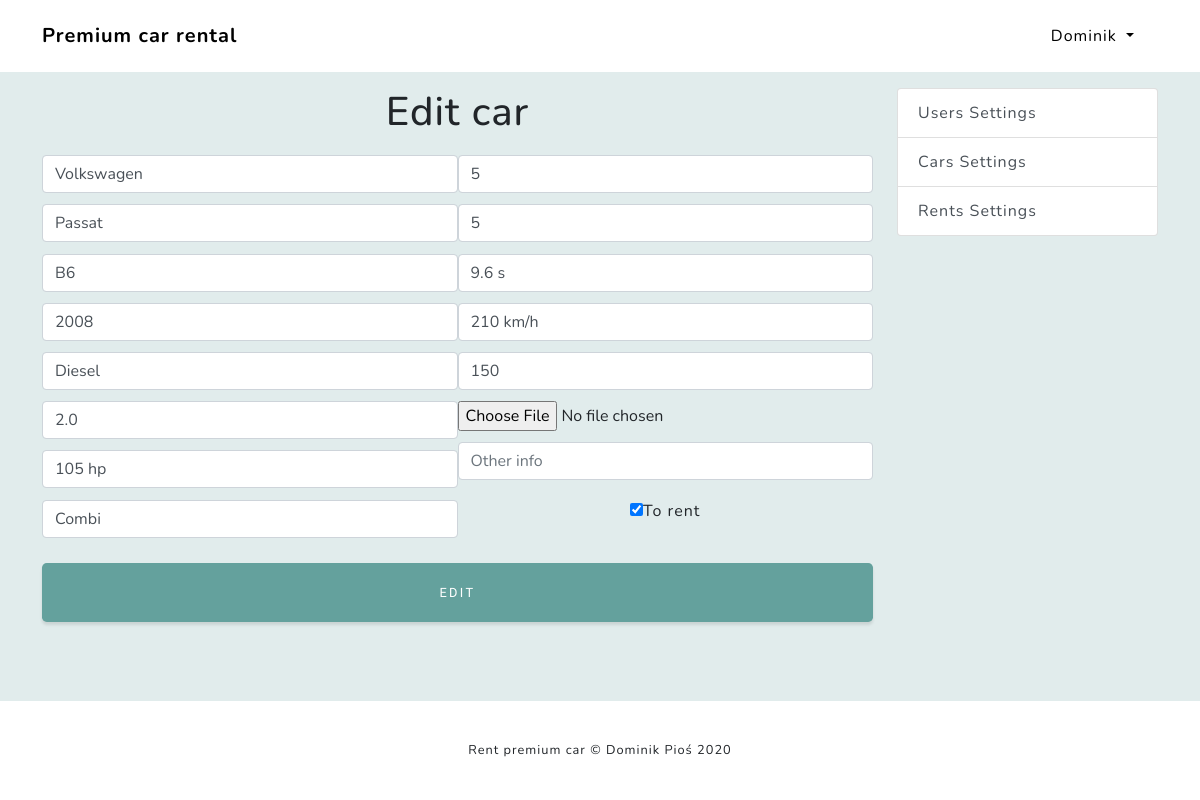
Screenshot of /caredit/1/ (signed in) with the database file from the repository.
### cars/models.py (models this page shows, shortened)
class Car(models.Model):
	brand					= models.CharField(max_length=40)
	model 					= models.CharField(max_length=40)
	generation				= models.CharField(max_length=10, null=True, blank=True)
	year_of_production		= models.IntegerField()
	fuel_type				= models.CharField(max_length=40)
	engine					= models.CharField(max_length=10)
	hourse_power			= models.CharField(max_length=10, default='0 hp')
	body_type				= models.CharField(max_length=40)
	seats					= models.IntegerField(default=5)
	doors					= models.IntegerField(default=5)
	acceleration 			= models.CharField(max_length=10)
	max_speed				= models.CharField(max_length=10)
	image					= models.ImageField(upload_to='carimages/')
	to_rent					= models.BooleanField(default=False)
	other_info				= models.TextField(blank=True)
	price					= models.IntegerField()
	class Meta:
		ordering = ('brand',)

### sets/views.py (the view, shortened to what this page needs)
# urls.py: path('caredit/<int:id>/', CarEdit.as_view(), name='car-edit'),
@method_decorator(staff_user, name='dispatch')
class CarEdit(View):
	template_name = 'car_edit.html'
	form = CarCreateForm
	context = {
		'title': 'Car edit',
	}
	def get(self, request, id):
		car = get_object_or_404(Car, pk=id)
		self.form = CarCreateForm(None, instance=car)
		self.context['form'] = self.form
		return render(request, self.template_name, self.context)

### sets/views.py (called while the page is built)
def staff_user(view_func):
	decorated_view_func = login_required(user_staff_required(view_func))
	return decorated_view_func

### sets/templates/car_edit.html (shortened to what this page needs)
{% extends 'settingsBase.html' %}
{% load static %}
{% block css %}
		<link rel="stylesheet" href="{% static 'css/form.css' %}">
{% endblock css %}
{% block content %}		<form method="POST" enctype="multipart/form-data">
						<div class="banner">
							<h1>Edit car</h1>
						</div>
						<div class="left">
							{{ form.brand }}
							{{ form.model }}
							{{ form.generation }}
							{{ form.year_of_production }}
							{{ form.fuel_type }}
							{{ form.engine }}
							{{ form.hourse_power }}
							{{ form.body_type }}
						</div>
						<div class="right">
							{{ form.seats }}
							{{ form.doors }}
							{{ form.acceleration }}
							{{ form.max_speed }}
							{{ form.price }}
							{{ form.image }}
							{{ form.other_info }}
							<div class="checkdiv">
								{{ form.to_rent }}{{ form.to_rent.label }}
							</div>
						</div>
						<div class="submitdiv">
							<button class="btn btn-lg btn-primary btn-block" type="submit" id="subbut">Edit</button>
						</form>
						</div>
{% endblock content %}

### templates/navbar.html (shortened to what this page needs)
        <nav class="navbar navbar-expand-lg navbar-light fixed-top navbar-shrink" id="mainNav">
            <div class="container">
                <a class="navbar-brand js-scroll-trigger" href="{% url 'home' %}">Premium car rental</a>
                <div class="collapse navbar-collapse" id="navbarResponsive">
                    <ul class="navbar-nav ml-auto">
                        {% if not user.is_authenticated %}
                        <li class="nav-item"><a class="nav-link" href="{% url 'login' %}">Login</a></li>
                        {% elif user.is_authenticated %}
                        <div class="dropdown show">
                            <a class="nav-link dropdown-toggle" role="button" id="dropdownMenuLink" data-toggle="dropdown" aria-haspopup="true" aria-expanded="false">
                                {{ user.first_name }}
                            </a>
                        </div>
                        {% endif %}
                    </ul>
                </div>
            </div>
        </nav>

### static/css/style.css (style rules this page uses)
html, body { height: 100%; background-color: rgba(100, 161, 157, 0.1); }

### sets/templates/car_edit.html (style rules this page uses)
.banner { text-align: center; float: left; width: 100%; }
.left { float: left; width: 50%; }
.right { float: left; width: 50%; }
.submitdiv { clear: both; float: left; width: 100%; }
input, .custom-file, .checkdiv { margin-top: 0.7em; }
.checkdiv { height: 38px; text-align: center; }
.btn { margin-top: 2em; }

### rows the page displays
Car: brand "Volkswagen", model "Passat", generation "B6", year_of_production "2008", fuel_type "Diesel", engine "2.0", hourse_power "105 hp", body_type "Combi", seats "5", doors "5", acceleration "9.6 s", max_speed "210 km/h", price "150", to_rent "☑"

### other values shown
{{ user.first_name }} "Dominik"
